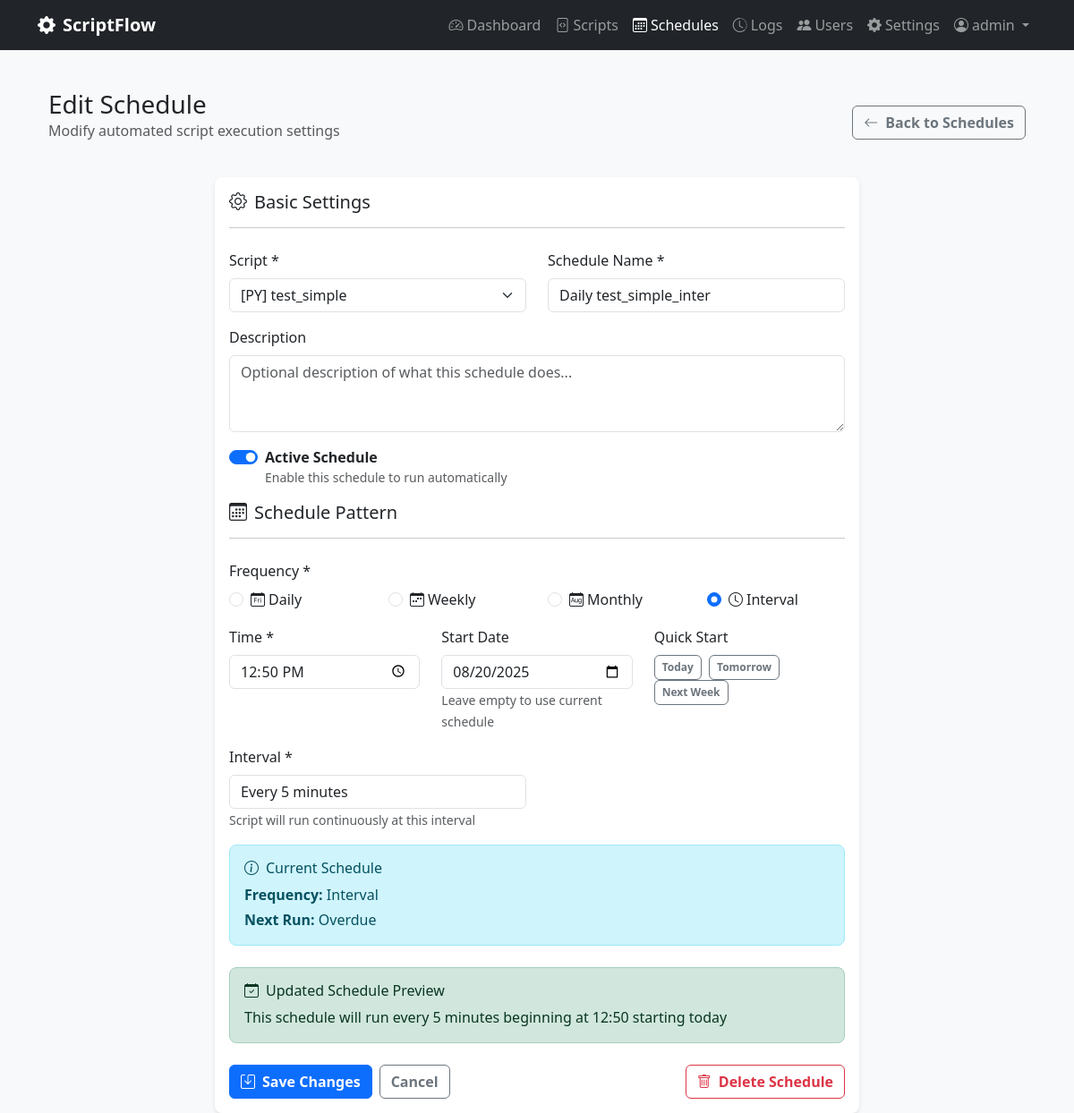
Page /schedules/4/edit (signed in) on the earlier database version.
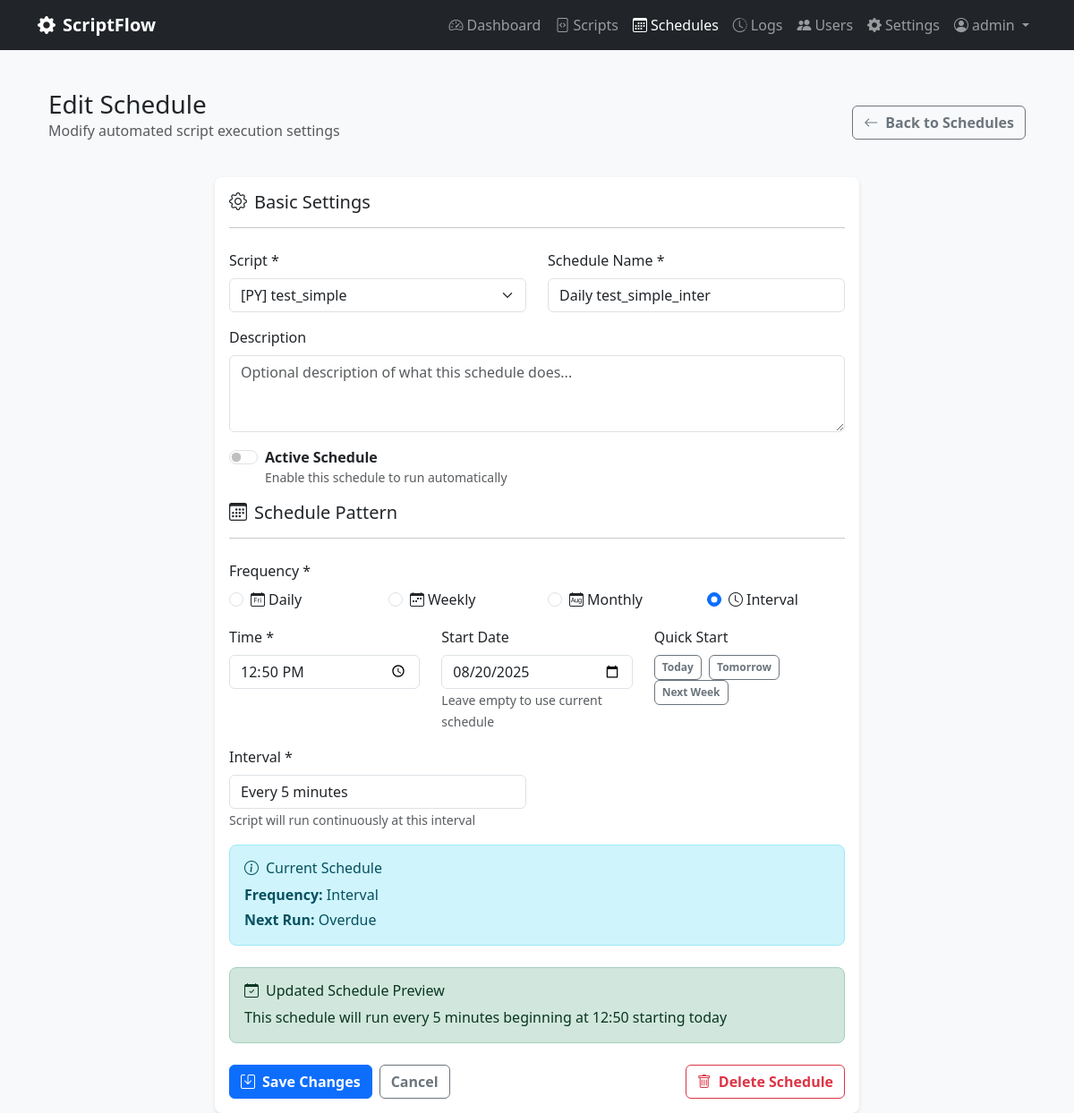
Same page on the later database version.
### scriptflow.py (models this page shows, shortened)
class Schedule(db.Model):
    __tablename__ = 'schedules'
    id = db.Column(db.Integer, primary_key=True)
    name = db.Column(db.String(100), nullable=False)
    description = db.Column(db.Text)
    frequency = db.Column(db.String(20), nullable=False)  # daily, weekly, monthly, custom
    time_config = db.Column(db.Text)  # JSON string with time configuration
    is_active = db.Column(db.Boolean, default=True)
    created_at = db.Column(db.DateTime, default=datetime.now)
    updated_at = db.Column(db.DateTime, default=datetime.now, onupdate=datetime.now)
    next_run_time = db.Column(db.DateTime)
    last_execution_id = db.Column(db.Integer, db.ForeignKey('executions.id'))
    script_id = db.Column(db.Integer, db.ForeignKey('scripts.id'), nullable=False)
    user_id = db.Column(db.Integer, db.ForeignKey('users.id'), nullable=False)
    script = db.relationship('Script', backref='schedules')
    user = db.relationship('User', backref='schedules')
    last_execution = db.relationship('Execution', foreign_keys=[last_execution_id])
    @property
    def time_config_json(self):
        if self.time_config:
            try:
                return json.loads(self.time_config)
            except:
                return {}
        return {}
    @property
    def next_run_display(self):
        if not self.next_run_time:
            return "Not scheduled"
        now = datetime.now()  # Use local time instead of UTC
        delta = self.next_run_time - now
        if delta.total_seconds() < 0:
            return "Overdue"
        elif delta.total_seconds() < 3600:  # Less than 1 hour
            minutes = int(delta.total_seconds() / 60)
            return f"in {minutes}m"
        elif delta.total_seconds() < 86400:  # Less than 1 day
            hours = int(delta.total_seconds() / 3600)
            minutes = int((delta.total_seconds() % 3600) / 60)
            return f"in {hours}h {minutes}m"
        else:
            days = int(delta.total_seconds() / 86400)
            return f"in {days} days"
    @property
    def frequency_display(self):
        if self.frequency == 'daily':
            config = self.time_config_json
            if config.get('time'):
                return f"Daily at {config['time']}"
            return "Daily"
        elif self.frequency == 'monthly':
            config = self.time_config_json
            day = config.get('day', 1)
            time = config.get('time', '09:00')
            return f"Monthly (day {day}) at {time}"
        elif self.frequency == 'custom':
            return "Custom schedule"
        return self.frequency.capitalize()

### scriptflow.py (the view, shortened to what this page needs)
@app.route('/schedules/<int:schedule_id>/edit', methods=['GET', 'POST'])
@login_required
def edit_schedule(schedule_id):
    schedule = Schedule.query.filter_by(id=schedule_id, user_id=current_user.id).first_or_404()
    user_scripts = Script.query.filter_by(user_id=current_user.id, is_active=True)\
        .order_by(Script.name).all()
    return render_template('edit_schedule.html', schedule=schedule, scripts=user_scripts)

### scriptflow.py (called while the page is built)
@login_manager.user_loader
def load_user(user_id):
    return db.session.get(User, int(user_id))

### templates/edit_schedule.html (shortened to what the changed rows need)
{% extends "base.html" %}
{% block content %}
<div class="container-fluid">
    <div class="row">
        <div class="col-12">
            <div class="d-flex justify-content-between align-items-center mb-4">
                <div>
                    <h1 class="h3 mb-0">Edit Schedule</h1>
                </div>
            </div>
            <div class="row justify-content-center">
                <div class="col-lg-8">
                    <div class="card">
                        <div class="card-body">
                            <form method="POST">
                                <div class="row">
                                    <div class="col-md-6">
                                        <div class="mb-3">
                                            <label for="script_id" class="form-label">Script *</label>
                                            <select class="form-select" id="script_id" name="script_id" required>
                                                {% for script in scripts %}
                                                <option value="{{ script.id }}"
                                                        {% if script.id == schedule.script_id %}selected{% endif %}>
                                                    [{{ script.script_type.upper() }}] {{ script.name }}
                                                </option>
                                                {% endfor %}
                                            </select>
                                        </div>
                                    </div>
                                    <div class="col-md-6">
                                        <div class="mb-3">
                                            <label for="name" class="form-label">Schedule Name *</label>
                                            <input type="text" class="form-control" id="name" name="name"
                                                   value="{{ schedule.name }}" required>
                                        </div>
                                    </div>
                                </div>
                                <div class="mb-3">
                                    <div class="form-check form-switch">
                                        <input class="form-check-input" type="checkbox" id="is_active" name="is_active"
                                               {% if schedule.is_active %}checked{% endif %}>
                                        <label class="form-check-label" for="is_active">
                                            <strong>Active Schedule</strong>
                                            <small class="d-block text-muted">Enable this schedule to run automatically</small>
                                        </label>
                                    </div>
                                </div>
                                <div class="mb-3">
                                    <div class="row">
                                        <div class="col-md-3">
                                            <div class="form-check">
                                                <input class="form-check-input" type="radio" name="frequency"
                                                       id="frequency_daily" value="daily"
                                                       {% if schedule.frequency == 'daily' %}checked{% endif %}>
                                                <label class="form-check-label" for="frequency_daily">
                                                    <i class="bi bi-calendar-day me-1"></i>Daily
                                                </label>
                                            </div>
                                        </div>
                                        <div class="col-md-3">
                                            <div class="form-check">
                                                <input class="form-check-input" type="radio" name="frequency"
                                                       id="frequency_weekly" value="weekly"
                                                       {% if schedule.frequency == 'weekly' %}checked{% endif %}>
                                                <label class="form-check-label" for="frequency_weekly">
                                                    <i class="bi bi-calendar-week me-1"></i>Weekly
                                                </label>
                                            </div>
                                        </div>
                                        <div class="col-md-3">
                                            <div class="form-check">
                                                <input class="form-check-input" type="radio" name="frequency"
                                                       id="frequency_monthly" value="monthly"
                                                       {% if schedule.frequency == 'monthly' %}checked{% endif %}>
                                                <label class="form-check-label" for="frequency_monthly">
                                                    <i class="bi bi-calendar-month me-1"></i>Monthly
                                                </label>
                                            </div>
                                        </div>
                                        <div class="col-md-3">
                                            <div class="form-check">
                                                <input class="form-check-input" type="radio" name="frequency"
                                                       id="frequency_interval" value="interval"
                                                       {% if schedule.frequency == 'interval' %}checked{% endif %}>
                                                <label class="form-check-label" for="frequency_interval">
                                                    <i class="bi bi-clock me-1"></i>Interval
                                                </label>
                                            </div>
                                        </div>
                                    </div>
                                </div>
                                <div class="row">
                                    <div class="col-md-4">
                                        <div class="mb-3">
                                            <label for="time" class="form-label">Time *</label>
                                            <input type="time" class="form-control" id="time" name="time"
                                                   value="{{ schedule.time_config_json.get('time', '09:00') }}" required>
                                        </div>
                                    </div>
                                    <div class="col-md-4">
                                        <div class="mb-3">
                                            <label for="start_date" class="form-label">Start Date</label>
                                            <input type="date" class="form-control" id="start_date" name="start_date"
                                                   value="{{ schedule.time_config_json.get('start_date', '') }}">
                                            <small class="text-muted">Leave empty to use current schedule</small>
                                        </div>
                                    </div>
                                </div>
                                        {% set current_days = schedule.time_config_json.get('days', ['monday']) %}
                                                {% set current_interval = schedule.time_config_json.get('interval_minutes', '15') %}
                                <div class="mb-4">
                                    <div class="alert alert-info">
                                        <h6 class="alert-heading">
                                            <i class="bi bi-info-circle me-2"></i>Current Schedule
                                        </h6>
                                        <p class="mb-1"><strong>Frequency:</strong> {{ schedule.frequency_display }}</p>
                                        {% if schedule.next_run_time %}
                                        <p class="mb-0"><strong>Next Run:</strong> {{ schedule.next_run_display }}</p>
                                        {% endif %}
                                    </div>
                                </div>
                            </form>
                        </div>
                    </div>
                </div>
            </div>
        </div>
    </div>
</div>
{% endblock %}

Differences in the rows shown:
changed Schedule "Interval": is_active "☑" → "☐"
